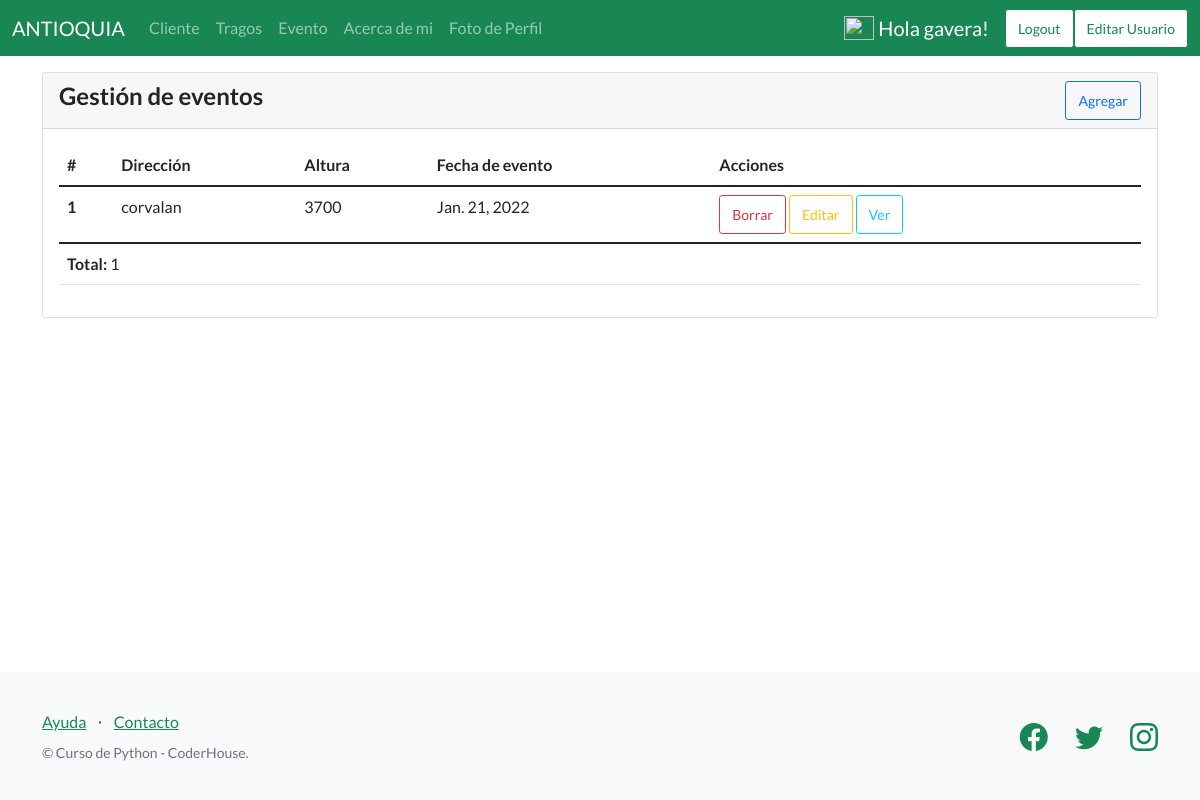
The app's page /coder/evento (signed in), older data.
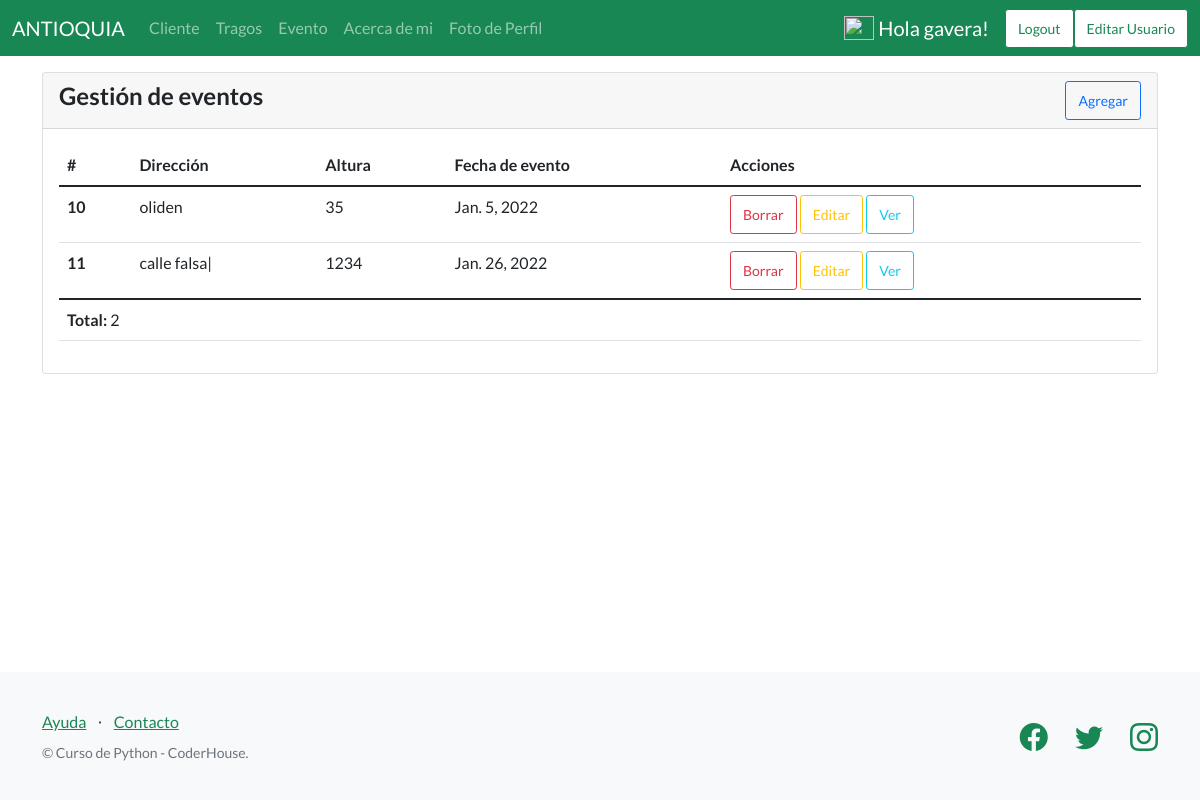
The same page, newer data.
### Appcoder/models.py (models this page shows, shortened)
class Evento(Model):
    direccion = CharField(max_length=40)
    altura = IntegerField()
    fecha_evento = DateField()

### Appcoder/views.py (the view)
# urls.py: path('evento', evento, name = 'evento'),
@login_required
def evento(request):
    return render(request, 'Appcoder/evento.html',
                  {'evento': Evento.objects.all() })

### templates/Appcoder/evento.html (shortened to what this page needs)
{% extends 'Appcoder/padre.html' %}
{% block contenidoQueCambia %}
<div class="card">
    <div class="card-header d-flex justify-content-between align-items-center">
      <h4>Gestión de eventos</h4>
      <a class="btn btn-outline-primary btn-sm" href="{% url 'evento_add' %}">Agregar</a>
    </div>
    <div class="card-body table-responsive">
      <table class="table">
          <thead>
          <tr>
              <th scope="col">#</th>
              <th scope="col">Dirección</th>
              <th scope="col">Altura</th>
              <th scope="col">Fecha de evento</th>
              <th scope="col">Acciones</th>
          </tr>
          </thead>
          <tbody>
              {% for evento in evento %}
              <tr>
                  <th scope="row">{{evento.id}}</th>
                  <td>{{evento.direccion}}</td>
                  <td>{{evento.altura}}</td>
                  <td>{{evento.fecha_evento}}</td>
                  <td>
                      <a href="{% url 'evento_delete' evento.id %}" class="btn btn-outline-danger  btn-sm">Borrar</a>
                      <a href="{% url 'evento_update' evento.id %}" class="btn btn-outline-warning  btn-sm">Editar</a>
                      <a href="{% url 'evento_view' evento.id %}" class="btn btn-outline-info  btn-sm">Ver</a>
                  </td>
                </tr>
              {%endfor%}
          </tbody>
          <tfoot>
              <tr>
                  <td colspan="5"><strong>Total: </strong>{{evento.count}}</td>
              </tr>
          </tfoot>
      </table>
    </div>
  </div>
{% endblock %}

### templates/Appcoder/padre.html (shortened to what this page needs)
<!DOCTYPE html>
<html lang="en">
    <head>
        {% load static %}
        <link href="https://cdn.jsdelivr.net/npm/bootstrap-icons@1.5.0/font/bootstrap-icons.css" rel="stylesheet" type="text/css" />
        <link href="{%static 'Appcoder/css/styles.css' %}" rel="stylesheet" />
    </head>
    <body>
        <nav class="navbar navbar-expand-lg navbar-dark bg-success ">
          <div class="container-fluid bg-success">
            <a class="navbar-brand" href="{% url 'inicio' %}">ANTIOQUIA</a>
            <div class="collapse navbar-collapse" id="navbarTogglerDemo02">
                <ul class="navbar-nav me-auto mb-2 mb-lg-0">
                    <li class="nav-item">
                      <a class="nav-link" href="{% url 'cliente' %}">Cliente</a>
                    </li>
                    <li class="nav-item">
                      <a class="nav-link" href="{% url 'tragos' %}">Tragos</a>
                    </li>
                    <li class="nav-item">
                       <a class="nav-link" href="{% url 'evento' %}">Evento</a>
                    </li>
                    <li class="nav-item">
                        <a class="nav-link" href="{% url 'acerca_de_mi' %}">Acerca de mi</a>
                     </li>
                     <li class="nav-item">
                        <a class="nav-link" href="{% url 'avatar_add' %}">Foto de Perfil</a>
                     </li>
                </ul>
                {% if not request.user.is_authenticated %}
                    <a class="btn btn-outline-success btn-sm bg-white" href="{% url 'login' %}">INICIAR</a>
                {% else %}
                <a class="navbar-brand" href="#">
                    <img src="{{avatar_url}}" alt="" width="30" height="24" class="d-inline-block align-text-top">
                    Hola {{user.username}}!
                  </a>
                    <a class="btn btn-outline-success btn-sm bg-white" href="{% url 'logout' %}">Logout</a>
                    <a class="btn btn-outline-success btn-sm bg-white" href="{% url 'user_editar' %}">Editar Usuario</a>
                {% endif%}
                </div>
            </div>
        </nav>
        <div class="container" style="margin-bottom:9rem;margin-top: 1rem;">
        {% block contenidoQueCambia %}
        {% endblock %}
        </div>
        <footer class="footer bg-light">
            <div class="container">
                <div class="row">
                    <div class="col-lg-6 h-100 text-center text-lg-start my-auto">
                        <ul class="list-inline mb-2">
                            <li class="list-inline-item"><a href="#!" class="text-success">Ayuda</a></li>
                            <li class="list-inline-item">⋅</li>
                            <li class="list-inline-item"><a href="#!" class="text-success">Contacto</a></li>
                        </ul>
                        <p class="text-muted small mb-4 mb-lg-0">&copy; Curso de Python - CoderHouse.</p>
                    </div>
                    <div class="col-lg-6 h-100 text-center text-lg-end my-auto">
                        <ul class="list-inline mb-0 ">
                            <li class="list-inline-item me-4">
                                <a href="https://es-la.facebook.com/antioquiabarras/" target="blank" class="text-success"><i class="bi-facebook fs-3"></i></a>
                            </li>
                            <li class="list-inline-item me-4">
                                <a href="#!" class="text-success"><i class="bi-twitter fs-3"></i></a>
                            </li>
                            <li class="list-inline-item">
                                <a href="#!" class="text-success"><i class="bi-instagram fs-3"></i></a>
                            </li>
                        </ul>
                    </div>
                </div>
            </div>
        </footer>
    </body>
</html>

### templates/Appcoder/padre.html (style rules this page uses)
html { min-height: 100%; position: relative; }
body { margin: 0; margin-bottom: 40px; }
footer { display: flex; align-items: center; position: absolute; bottom: 0; width: 100%; height: 40px; }

Row changes from the older to the newer data that the page shows:
removed Evento: id "1", direccion "corvalan", altura "3700", fecha_evento "Jan. 21, 2022"
added Evento: id "10", direccion "oliden", altura "35", fecha_evento "Jan. 5, 2022"
added Evento: id "11", direccion "calle falsa|", altura "1234", fecha_evento "Jan. 26, 2022"
Text that changed along with them:
{{ evento.count }}: "1" → "2"
